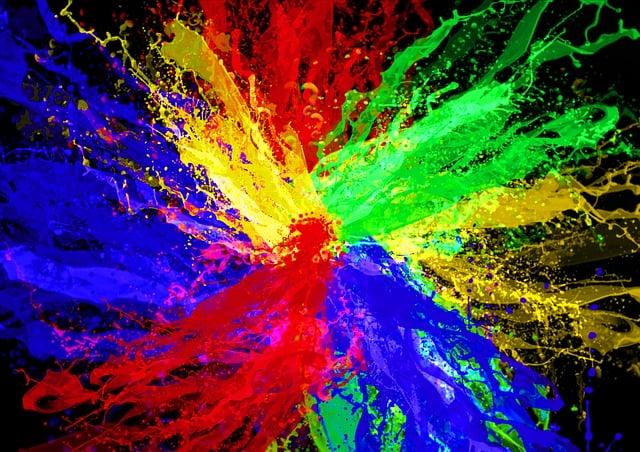
#> input picture Dataset_OpenCvDl_Hw1/Q1_image/rgb.jpg, 640 x 452 px, found by its file name
$ python Q1_3.py
#> lines starting #> are read from the running program, lines starting #| are printed output that depends on the picture; after the words box and inside, x2 and y2 are one past the last pixel; in counts of white or black regions, pixels touching at a corner belong together
import cv2
import numpy as np


Q1_image_path = "Dataset_OpenCvDl_Hw1/Q1_image/"

# 讀取彩色圖片
image = cv2.imread(Q1_image_path + "rgb.jpg")
#> image is the input picture: shape (452, 640, 3); mean B, G, R 68.8, 60.7, 79.9

# 步驟1: 轉換圖像為HSV格式
hsv_img = cv2.cvtColor(image, cv2.COLOR_BGR2HSV)
#> hsv_img: shape (452, 640, 3); mean H, S, V 83.7, 225.2, 143.5

# 步驟2: 提取黃色和綠色的遮罩，生成I1
lower_yellow = np.array([12, 43, 43])  # HSV中黄色的下限值
upper_yellow = np.array([35, 255, 255])  # HSV中黄色的上限值
lower_green = np.array([35, 43, 46])  # HSV中绿色的下限值
upper_green = np.array([77, 255, 255])  # HSV中绿色的上限值
mask_yellow = cv2.inRange(hsv_img, lower_yellow, upper_yellow)
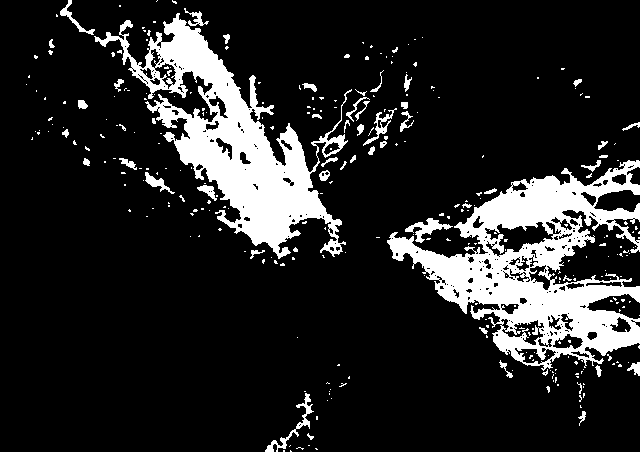
#> mask_yellow: shape (452, 640); 15.2% white; 308 white regions (258 under 20 px), largest, box (x1, y1, x2, y2) and area: (387, 160, 640, 371) 20809, (94, 13, 352, 259) 18053, (265, 393, 314, 452) 414
mask_green = cv2.inRange(hsv_img, lower_green, upper_green)
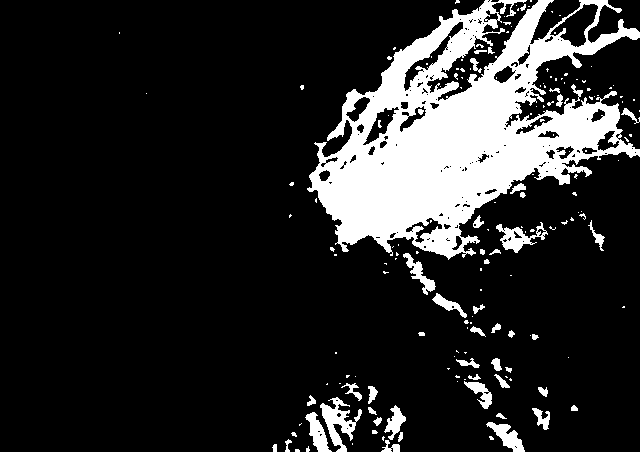
#> mask_green: shape (452, 640); 16.1% white; 171 white regions (121 under 20 px), largest, box (x1, y1, x2, y2) and area: (307, 0, 640, 260) 39577, (320, 397, 362, 452) 900, (496, 222, 548, 253) 604
mask_i1 = mask_yellow + mask_green
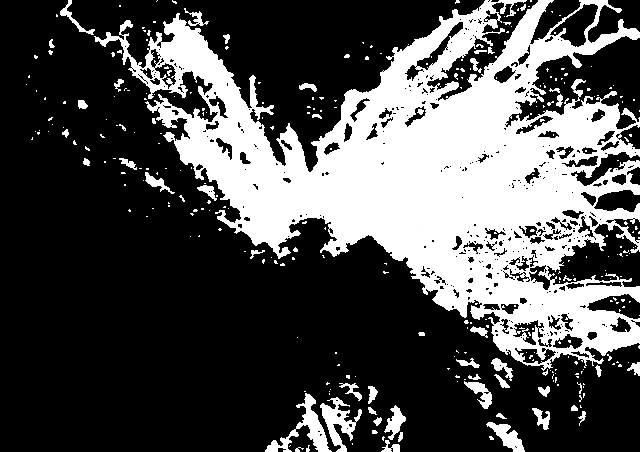
#> mask_i1: shape (452, 640); min 0, max 255, mean 79

# 步驟3: 將黃色和綠色的遮罩轉成BGR格式
mask_i1_bgr = cv2.cvtColor(mask_i1, cv2.COLOR_GRAY2BGR)
mask = cv2.bitwise_not(mask_i1_bgr)
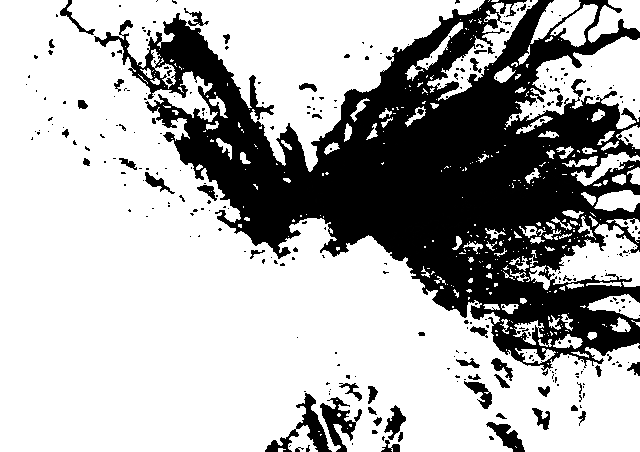
#> mask: shape (452, 640, 3); min 0, max 255, mean 176

# 步驟4: 從圖像中移除黃色和綠色，生成I2
i2 = cv2.bitwise_and(mask, image)
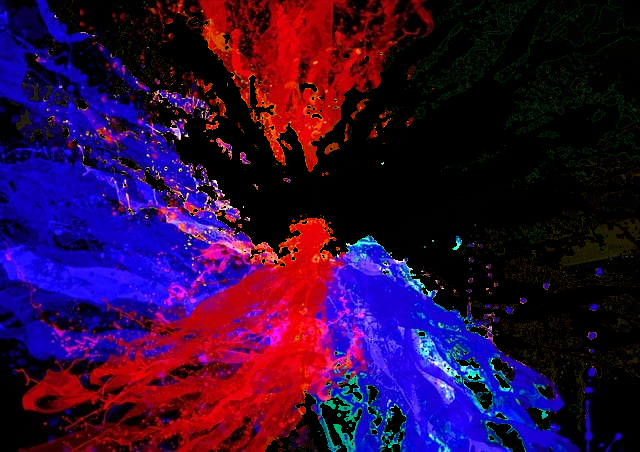
#> i2: shape (452, 640, 3); mean B, G, R 58.1, 9.6, 46.6

# 顯示 I1 及 I2
cv2.imshow("I1", mask_i1)
cv2.imshow("I2", i2)
cv2.waitKey(0)
cv2.destroyAllWindows()
